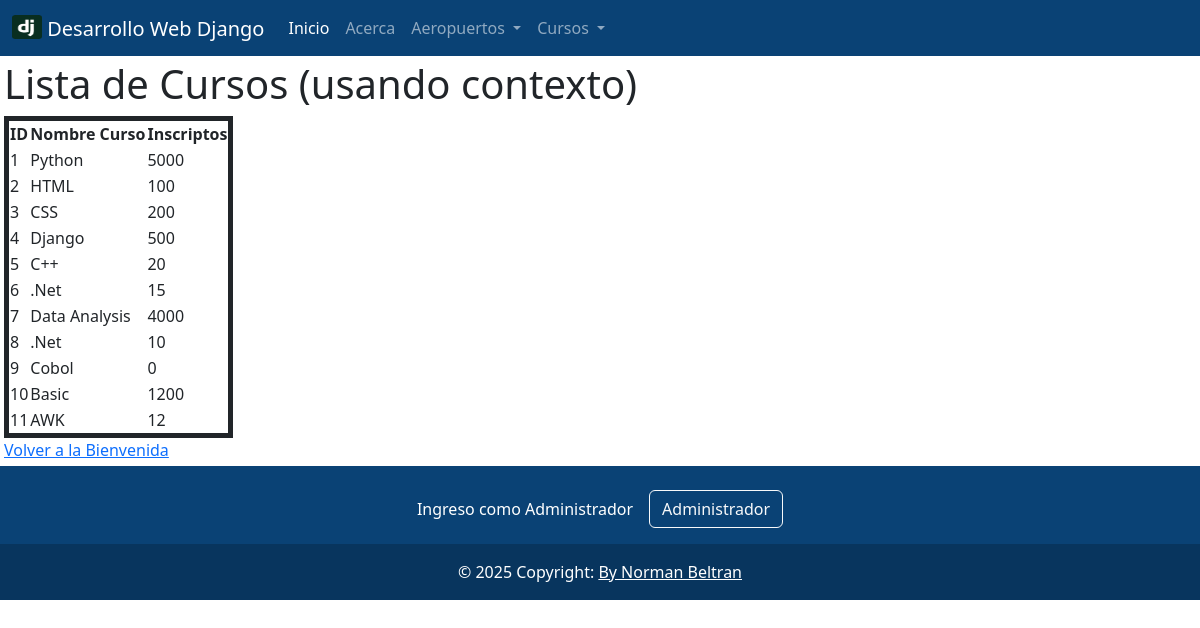
The app's page /cursos_all/ with its own data.
### myapp/views.py (the view)
# urls.py: path("cursos_all/",   views.cursos_all, name="cursos_all"),
def cursos_all(request):
    conn = sqlite3.connect("curso.db")
    cursor = conn.cursor()
    cursor.execute("SELECT id, nombre, inscriptos FROM cursos;")
    cursos =  cursor.fetchall()
    ctx = {"cursos": cursos}
    conn.close
    return render(request, 'myapp/cursos.html', ctx)

### myapp/templates/myapp/cursos.html (shortened to what this page needs)
{% extends 'myapp/base.html' %}
{% block content %}
    <h1>Lista de Cursos (usando contexto)</h1>
    <table style="border:5px solid">
        <thead>
            <tr>
                <th>ID</th>
                <th>Nombre Curso</th>
                <th>Inscriptos</th>
            </tr>
        </thead>
        <tbody>
            {% for id, nombre, inscriptos  in cursos %}
            <tr>
                <td>{{id}}</td>
                <td>{{nombre}}</td>
                <td>{{inscriptos}}</td>
            </tr>
            {% endfor %}
        </tbody>
    </table>
    <a href="{% url 'bienvenido' %}">Volver a la Bienvenida</a>
{% endblock %}

### records on screen
cursos: id "1", nombre "Python", inscriptos "5000"
cursos: id "2", nombre "HTML", inscriptos "100"
cursos: id "3", nombre "CSS", inscriptos "200"
cursos: id "4", nombre "Django", inscriptos "500"
cursos: id "5", nombre "C++", inscriptos "20"
cursos: id "6", nombre ".Net", inscriptos "15"
cursos: id "7", nombre "Data Analysis", inscriptos "4000"
cursos: id "8", nombre ".Net", inscriptos "10"
cursos: id "9", nombre "Cobol", inscriptos "0"
cursos: id "10", nombre "Basic", inscriptos "1200"
cursos: id "11", nombre "AWK", inscriptos "12"
